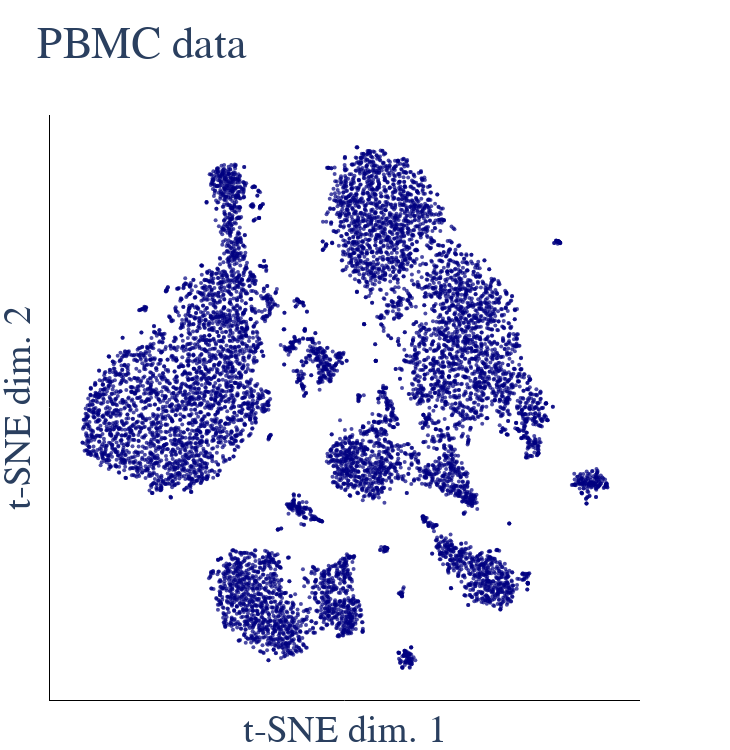

The notebook cell saved with this chart:
### Markdown cell above
### Step 1: Perform t-SNE

Here, we perform t-SNE as in the previous tutorial.

### Code cell
import gc

from monet import ExpMatrix
from monet import visualize

expression_file = 'data/v3_human_pbmc_10k_expression.npz'

matrix = ExpMatrix.load_npz(expression_file)

fig, tsne_scores = visualize.tsne_plot(matrix, title='PBMC data')
# by default, tsne_plot() performs PCA with 30 principal components
# this can be changed, e.g. to 50, using tsne_plot(..., num_components=50)

fig.show()

# free up memory
del matrix; gc.collect()

### Figure 1 — Plotly figure (JSON) as saved in the notebook; plotly's stock layout.template omitted (floating-point values rounded to 4 significant figures; data arrays with more than 128 entries replaced by an {"elided": "..."} marker saying what was removed)
{"data": [{"marker": {"color": "navy", "colorbar": {"len": 0.4, "outlinecolor": "black", "outlinewidth": 1, "separatethousands": true, "ticklen": 5, "ticks": "outside", "title": {"side": "right"}}, "colorscale": [[0, "rgb(103,0,31)"], [0.1, "rgb(178,24,43)"], [0.2, "rgb(214,96,77)"], [0.3, "rgb(244,165,130)"], [0.4, "rgb(253,219,199)"], [0.5, "rgb(247,247,247)"], [0.6, "rgb(209,229,240)"], [0.7, "rgb(146,197,222)"], [0.8, "rgb(67,147,195)"], [0.9, "rgb(33,102,172)"], [1, "rgb(5,48,97)"]], "opacity": 0.7, "reversescale": false, "showscale": false, "size": 4}, "mode": "markers", "name": "Cells", "type": "scatter", "x": {"elided": "10681 float values"}, "y": {"elided": "10681 float values"}}], "layout": {"font": {"family": "serif", "size": 32}, "height": 750, "margin": {"b": 50, "l": 50, "r": 90, "t": 115}, "plot_bgcolor": "white", "title": {"text": "PBMC data"}, "width": 730, "xaxis": {"automargin": false, "linecolor": "black", "showline": true, "showticklabels": false, "ticklen": 5, "title": {"text": "t-SNE dim. 1"}}, "yaxis": {"automargin": false, "linecolor": "black", "showline": true, "showticklabels": false, "ticklen": 5, "title": {"text": "t-SNE dim. 2"}}}}
